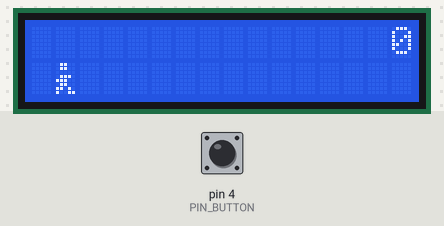
A sketch run on a simulated Arduino Uno, built with avr-gcc and run on an emulated ATmega328P. Shown: 16×2 character LCD. Inputs (shaded band) come from the test bench; at power-on: pin 4 (PIN_BUTTON) HIGH. Random numbers use the default seed unless the sketch sets one.

Above: at 1.2 s.
1.3 s: pin 4 (PIN_BUTTON) pulled LOW for 0.3 s
At 2.4 s:
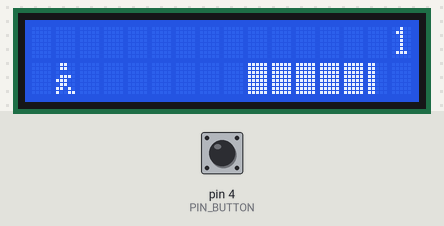
3.3 s: pin 4 (PIN_BUTTON) pulled LOW for 1 s
At 3.3 s:
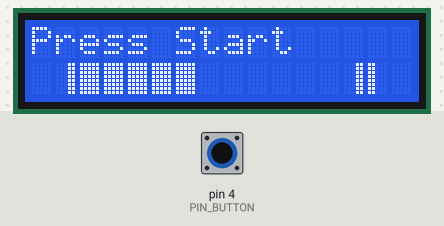
6.1 s: pin 4 (PIN_BUTTON) pulled LOW for 0.3 s
At 6.77 s:
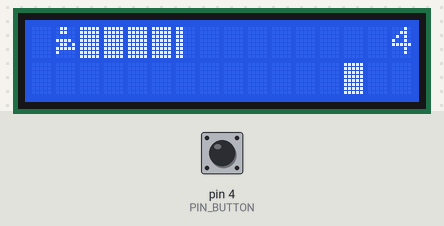
8.0 s: pin 4 (PIN_BUTTON) pulled LOW for 3.2 s
13.9 s: pin 4 (PIN_BUTTON) pulled LOW for 0.3 s
15.8 s: pin 4 (PIN_BUTTON) pulled LOW for 1 s
At 18.5 s:
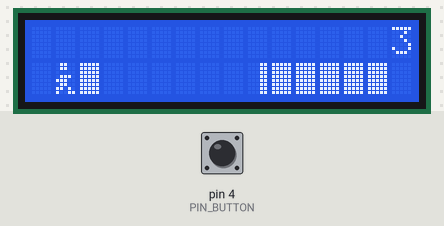

The sketch:

HeroRunner.ino
```cpp
#include <LiquidCrystal.h>

#define PIN_BUTTON 4

#define SPRITE_RUN1              1
#define SPRITE_RUN2              2
#define SPRITE_JUMP              3
#define SPRITE_JUMP_UPPER        '.'    // little dot for head
#define SPRITE_JUMP_LOWER        4
#define SPRITE_TERRAIN_EMPTY     ' '
#define SPRITE_TERRAIN_SOLID     5
#define SPRITE_TERRAIN_SOLID_R   6
#define SPRITE_TERRAIN_SOLID_L   7

#define HERO_X      1   // fixed horizontal spot for the Dino
#define W           16  // width of the LCD

// terrain types
#define TERRAIN_EMPTY       0
#define TERRAIN_LOWER       1
#define TERRAIN_UPPER       2

// hero states
enum HeroPos {
  OFF,
  RUN1, RUN2,
  J1, J2, J3, J4, J5, J6, J7, J8,
  RUN_UP1, RUN_UP2
};

LiquidCrystal lcd(7, 8, 9, 10, 11, 12);
char terrainU[W+1], terrainL[W+1];

void initChars(){
  static byte gfx[] = {
    // RUN1
    B01100,B01100,B00000,B01110,B11100,B01100,B11010,B10011,
    // RUN2
    B01100,B01100,B00000,B01100,B01100,B01100,B01100,B01110,
    // JUMP frame
    B01100,B01100,B00000,B11110,B01101,B11111,B10000,B00000,
    // JUMP lower
    B11110,B01101,B11111,B10000,B00000,B00000,B00000,B00000,
    // GROUND full
    B11111,B11111,B11111,B11111,B11111,B11111,B11111,B11111,
    // GROUND right
    B00011,B00011,B00011,B00011,B00011,B00011,B00011,B00011,
    // GROUND left
    B11000,B11000,B11000,B11000,B11000,B11000,B11000,B11000
  };
  for(int i=0;i<7;i++){
    lcd.createChar(i+1, &gfx[i*8]);
  }
  for(int i=0;i<W;i++){
    terrainU[i]=SPRITE_TERRAIN_EMPTY;
    terrainL[i]=SPRITE_TERRAIN_EMPTY;
  }
}

// shift a line of terrain left, bringing in newTerrain at the right
void advanceLine(char *line, byte newTerrain){
  for(int i=0;i<W;i++){
    char cur = line[i];
    char nxt = (i==W-1)? newTerrain : line[i+1];
    switch(cur){
      case SPRITE_TERRAIN_EMPTY:
        line[i] = (nxt==SPRITE_TERRAIN_SOLID ? SPRITE_TERRAIN_SOLID_R : SPRITE_TERRAIN_EMPTY);
        break;
      case SPRITE_TERRAIN_SOLID:
        line[i] = (nxt==SPRITE_TERRAIN_EMPTY ? SPRITE_TERRAIN_SOLID_L : SPRITE_TERRAIN_SOLID);
        break;
      case SPRITE_TERRAIN_SOLID_R:
        line[i] = SPRITE_TERRAIN_SOLID;
        break;
      case SPRITE_TERRAIN_SOLID_L:
        line[i] = SPRITE_TERRAIN_EMPTY;
        break;
    }
  }
}

// draw both rows + score, return true if collision
bool drawHero(byte pos, char *U, char *L, unsigned int score){
  bool hit=false;
  char saveU = U[HERO_X], saveL = L[HERO_X];
  byte u,l;
  switch(pos){
    case OFF:                u=l=SPRITE_TERRAIN_EMPTY; break;
    case RUN1:               u=SPRITE_TERRAIN_EMPTY; l=SPRITE_RUN1; break;
    case RUN2:               u=SPRITE_TERRAIN_EMPTY; l=SPRITE_RUN2; break;
    case J1: case J8:        u=SPRITE_TERRAIN_EMPTY; l=SPRITE_JUMP; break;
    case J2: case J7:        u=SPRITE_JUMP_UPPER;    l=SPRITE_JUMP_LOWER; break;
    case J3: case J4: case J5: case J6:
                             u=SPRITE_JUMP;         l=SPRITE_TERRAIN_EMPTY; break;
    case RUN_UP1:            u=SPRITE_RUN1;         l=SPRITE_TERRAIN_EMPTY; break;
    case RUN_UP2:            u=SPRITE_RUN2;         l=SPRITE_TERRAIN_EMPTY; break;
  }
  if(u!=' '){ U[HERO_X]=u; hit |= (saveU!=SPRITE_TERRAIN_EMPTY); }
  if(l!=' '){ L[HERO_X]=l; hit |= (saveL!=SPRITE_TERRAIN_EMPTY); }

  // print
  U[W]='\0'; L[W]='\0';
  lcd.setCursor(0,0); lcd.print(U);
  lcd.setCursor(0,1); lcd.print(L);
  // score on top‐right
  byte digs = (score>9999)?5:(score>999)?4:(score>99)?3:(score>9)?2:1;
  lcd.setCursor(W-digs,0); lcd.print(score);

  U[HERO_X]=saveU; L[HERO_X]=saveL;
  return hit;
}

void setup(){
  pinMode(PIN_BUTTON, INPUT_PULLUP);
  lcd.begin(16,2);
  initChars();
}

void loop(){
  static byte hero=RUN1;
  static byte terrainType=TERRAIN_EMPTY, terrainDur=1;
  static bool playing=false, blink=false;
  static unsigned int distance=0;

  // waiting state
  if(!playing){
    drawHero(blink?OFF:hero, terrainU,terrainL, distance>>3);
    if(blink){
      lcd.setCursor(0,0);
      lcd.print("Press Start     ");
    }
    delay(250);
    blink = !blink;
    if(digitalRead(PIN_BUTTON)==LOW){
      delay(50);
      while(digitalRead(PIN_BUTTON)==LOW);
      // reset
      hero=RUN1; playing=true; distance=0;
      initChars();
    }
    return;
  }

  // game running
  advanceLine(terrainL, terrainType==TERRAIN_LOWER?SPRITE_TERRAIN_SOLID:SPRITE_TERRAIN_EMPTY);
  advanceLine(terrainU, terrainType==TERRAIN_UPPER?SPRITE_TERRAIN_SOLID:SPRITE_TERRAIN_EMPTY);

  if(--terrainDur==0){
    if(terrainType==TERRAIN_EMPTY){
      terrainType = (random(3)==0)?TERRAIN_UPPER:TERRAIN_LOWER;
      terrainDur = 2 + random(10);
    } else {
      terrainType = TERRAIN_EMPTY;
      terrainDur = 10 + random(10);
    }
  }

  // jump input
  if(digitalRead(PIN_BUTTON)==LOW){
    delay(50);
    while(digitalRead(PIN_BUTTON)==LOW);
    if(hero<=RUN2) hero=J1;
  }

  // draw & collision
  if(drawHero(hero,terrainU,terrainL, distance>>3)){
    playing=false;
  } else {
    // advance hero animation
    if(hero==RUN2 || hero==J8)      hero=RUN1;
    else if(hero>=J3 && hero<=J5 && terrainL[HERO_X]!=SPRITE_TERRAIN_EMPTY)
                                     hero=RUN_UP1;
    else if(hero>=RUN_UP1 && terrainL[HERO_X]==SPRITE_TERRAIN_EMPTY)
                                     hero=J5;
    else if(hero==RUN_UP2)          hero=RUN_UP1;
    else                            hero++;
    distance++;
  }

  delay(50);
}
```
